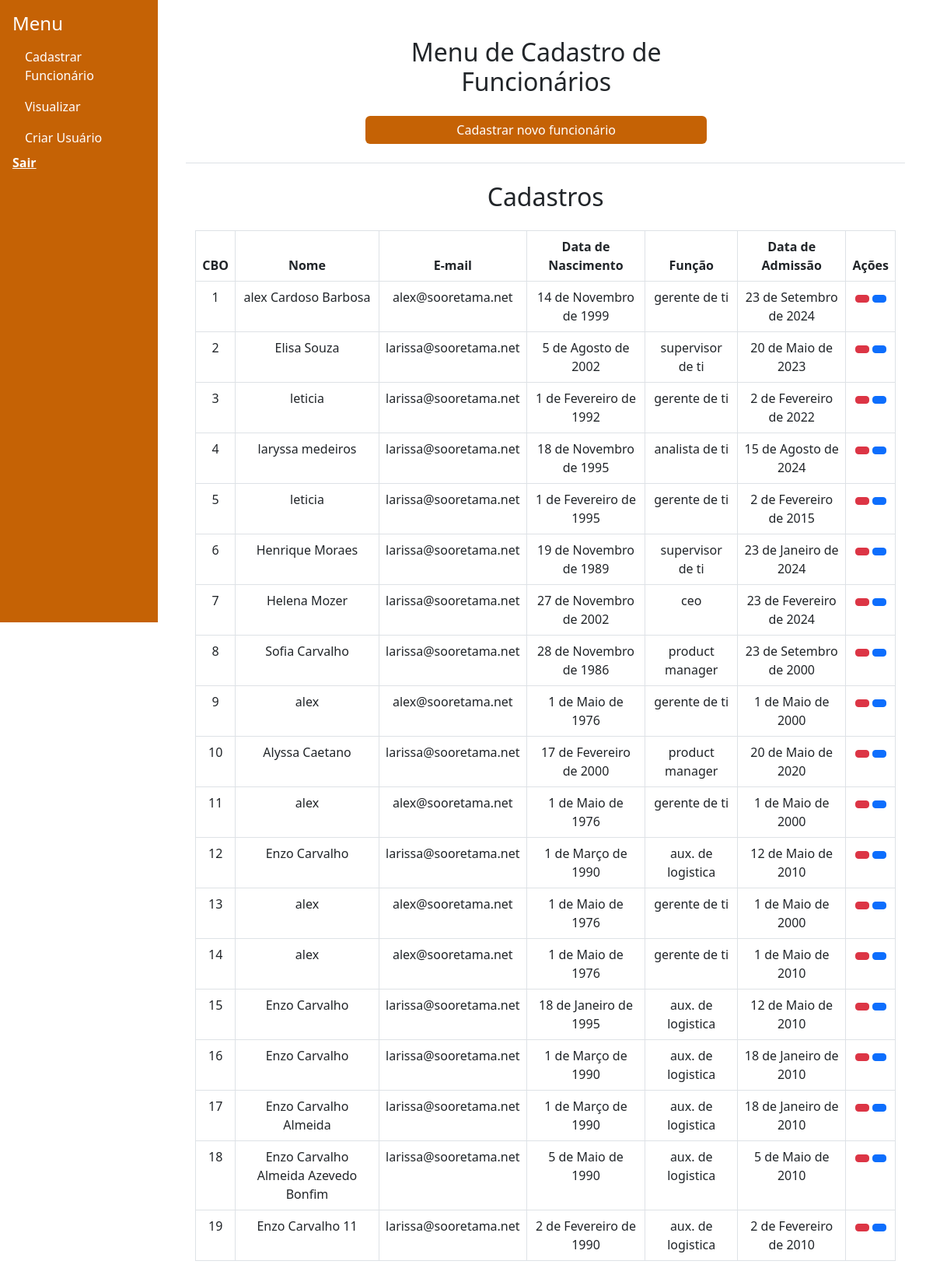
Before: /funcionarios/menu-cadastros/ with the older database file.
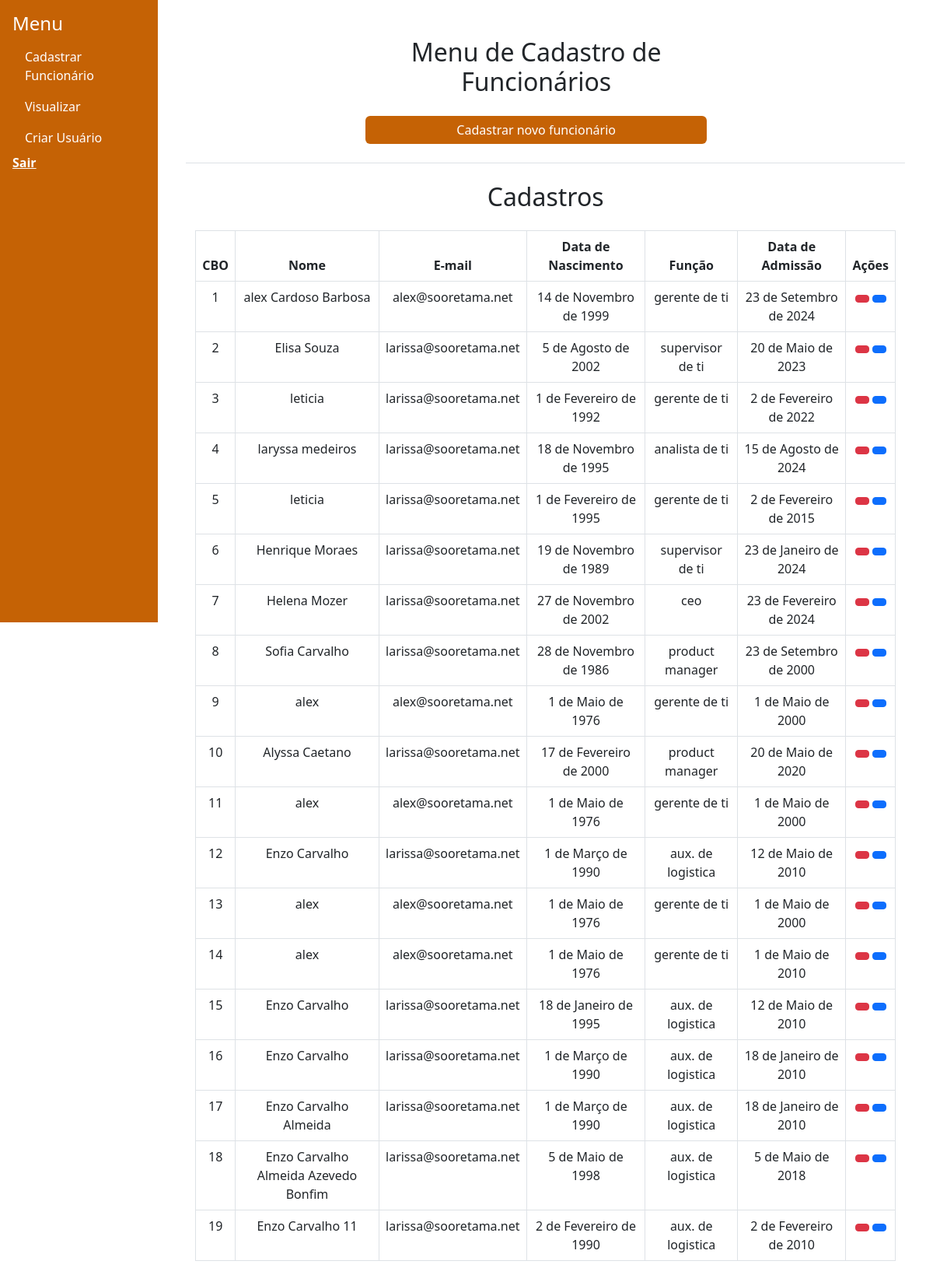
After: the same page with the newer database file.
### funcionarios/models.py (models this page shows)
class Funcionario(models.Model):
    nome = models.CharField(max_length=100)
    email= models.EmailField()
    data_nascimento = models.DateField(null=False, blank=False)
    foto = models.ImageField(upload_to='foto/' , blank=True, null=True)
    arquivo_pdf = models.FileField(upload_to='pdf/' , blank=True, null=True)
    cbo = models.AutoField(primary_key=True)
    funcao = models.CharField(max_length=100, null=True)
    data_admissao = models.DateField(null=True, blank=True)
    id_tarefa_mail = models.CharField(max_length=255, null=True, blank=True)
    def __str__(self):
        return self.nome
    class Meta:
        permissions = [
            ("cadastrar_funcionarios", "Pode cadastrar funcionários")
        ]

### funcionarios/views.py (the view)
# urls.py: path('menu-cadastros/', views.menu_cadastros, name='menu_cadastros'),
def menu_cadastros(request):
    funcionarios = Funcionario.objects.all()
    print(funcionarios)
    logging.info(funcionarios)
    return render(request, 'funcionarios/cadastros.html', {'funcionarios' : funcionarios})

### funcionarios/templates/funcionarios/cadastros.html (shortened to what this page needs)
{% extends "funcionarios/base.html" %}
{% load static %}
        {% block content %}
        <div class="container text-center align-items-center min-vh-100">
        <div class="col-lg-6 col-md-8 col-sm-12 mx-auto">
            <div class="container mt-4">
                <div class="row w-100">
                    <h2 class="text-center mb-4">Menu de Cadastro de Funcionários</h2>
                    <a
                    href="{% url 'funcionarios:cadastrar_funcionarios' %}"
                    class="btn btn-primary text-center"
                    id="botao_novo_cadastro"
                    style="background-color:#c56205 !important; border: #b85c07;">Cadastrar novo funcionário</a>
                </div>
            </div>
        </div>
        <div class="my-4 border-top mt-4"></div>
        <div class="container mt-4">
            <h2 class="text-center mt-2"> Cadastros</h2>
            <div class="table-responsive mt-4">
                <form id="actionForm" method="POST" action="{% url 'funcionarios:menu_cadastros' %}">
                    <table class="table table-bordered">
                        <thead>
                            <tr>
                                <th>CBO</th>
                                <th>Nome</th>
                                <th>E-mail</th>
                                <th>Data de Nascimento</th>
                                <th>Função</th>
                                <th>Data de Admissão</th>
                                <th>Ações</th>
                            </tr>
                        </thead>
                        <tbody>
                            {% for funcionario in funcionarios %}
                            <tr>
                                <td>{{ funcionario.cbo|default:"Não informado" }}</td>
                                <td>{{ funcionario.nome|default:"Não informado" }}</td>
                                <td>{{ funcionario.email|default:"Não informado" }}</td>
                                <td>{{ funcionario.data_nascimento|default:"Não informado" }}</td>
                                <td>{{ funcionario.funcao|default:"Não informado" }}</td>
                                <td>{{ funcionario.data_admissao|default:"Não informado" }}</td>
                                <td>
                                    <button type="button"
                                        class="btn btn-danger btn-sm confirm-exclusao"
                                        data-bs-toggle="modal"
                                        data-bs-target="#confirmDeleteModal{{ funcionario.cbo }}"
                                        title="Excluir">
                                    </button>
                                    <a href="{% url 'funcionarios:editar_funcionarios' funcionario.cbo %}" class="btn btn-primary btn-sm" title="Editar">
                                    </a>
                                </td>
                            </tr>
                            {% empty %}
                            <tr>
                                <td colspan="7" class="text-center">Nenhum funcionário cadastrado</td>
                            </tr>
                            {% endfor %}
                        </tbody>
                    </table>
                </form>
            </div>
        </div>
    </div>
    {% endblock %}

Changed rows visible on the page:
changed Funcionario "Enzo Carvalho Almeida Azevedo Bonfim": data_nascimento "5 de Maio de 1990" → "5 de Maio de 1998"; data_admissao "5 de Maio de 2010" → "5 de Maio de 2018"
